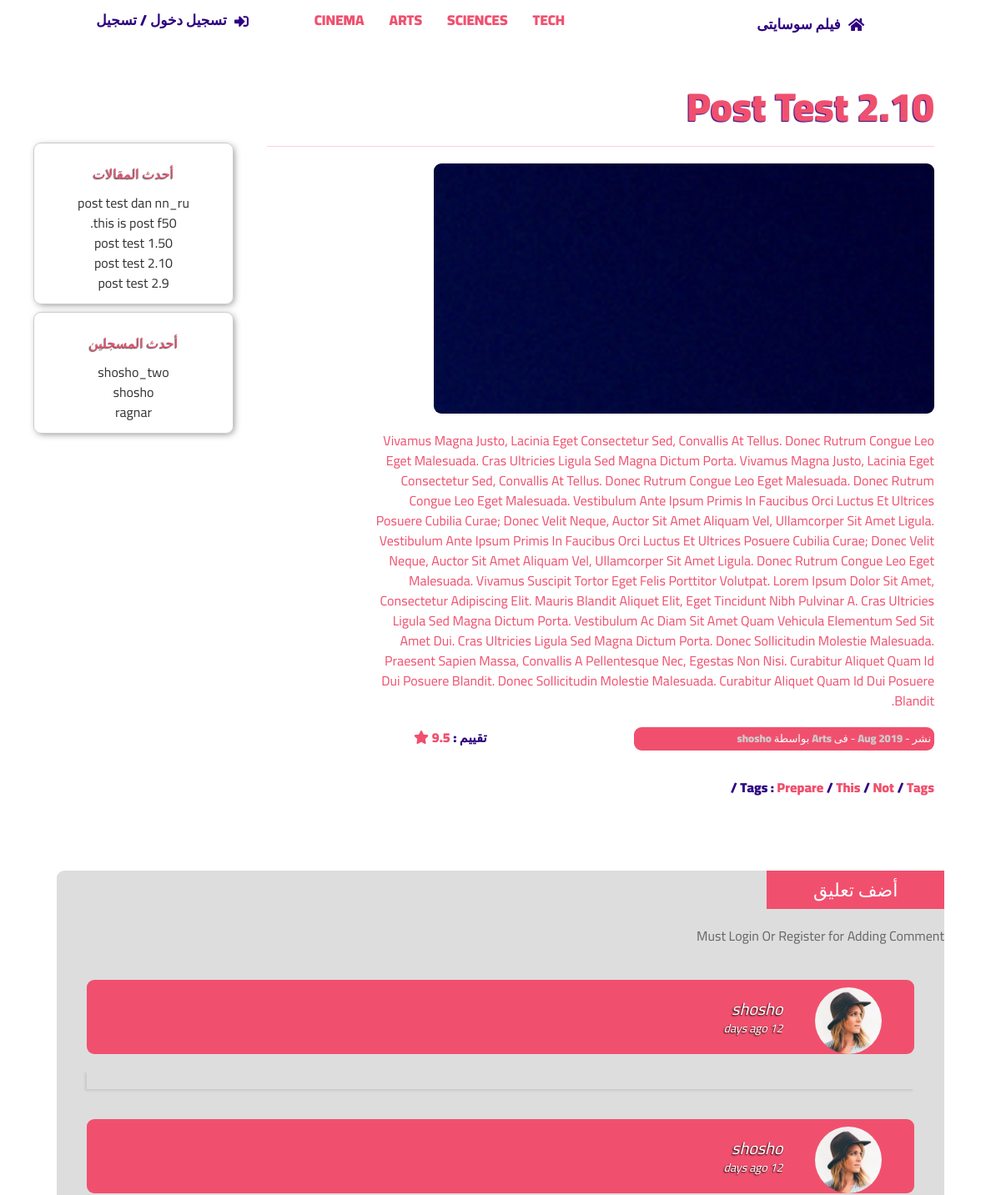
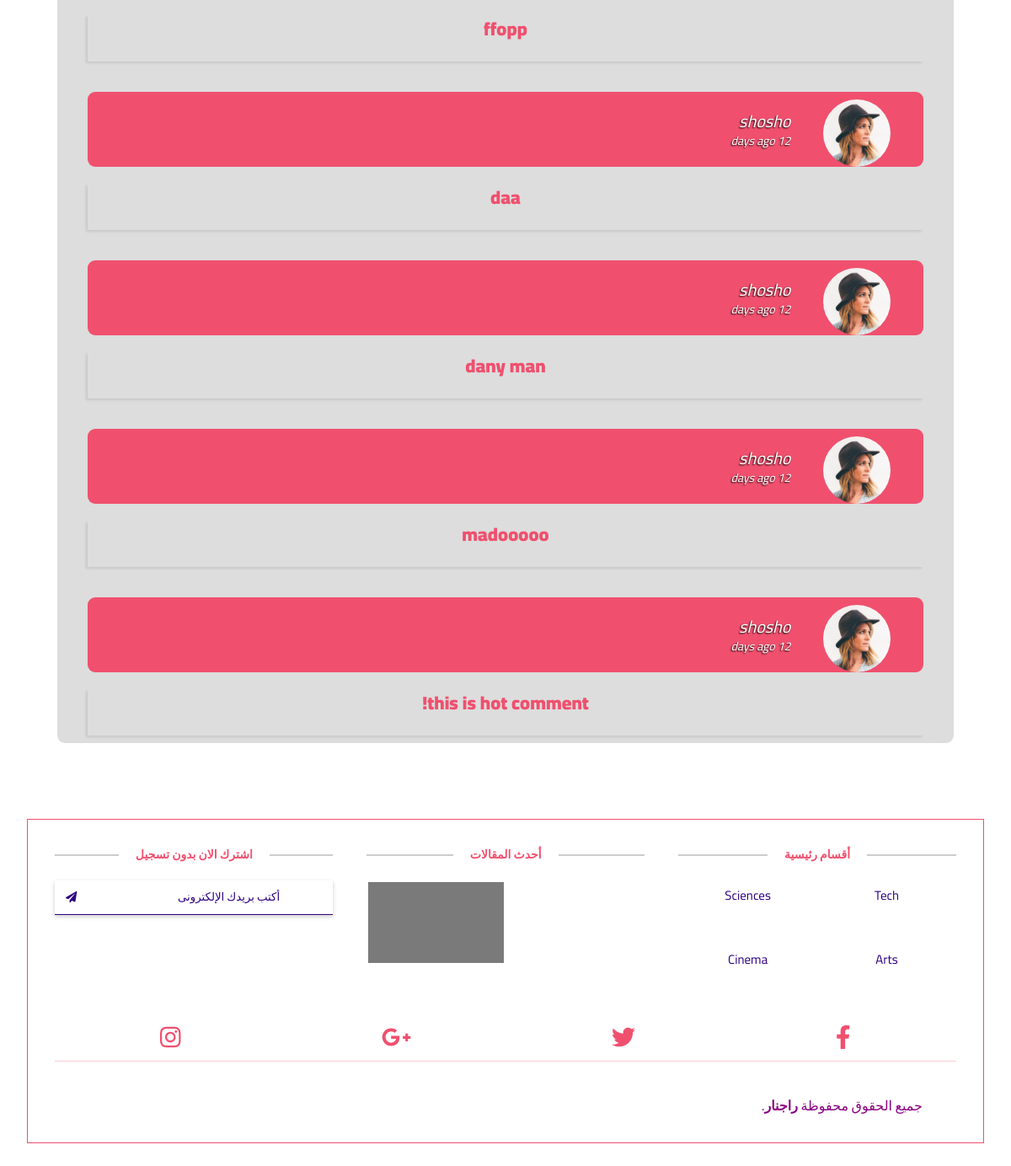
The app's page /posts.php?postid=83, older data (2 pictures, top to bottom).
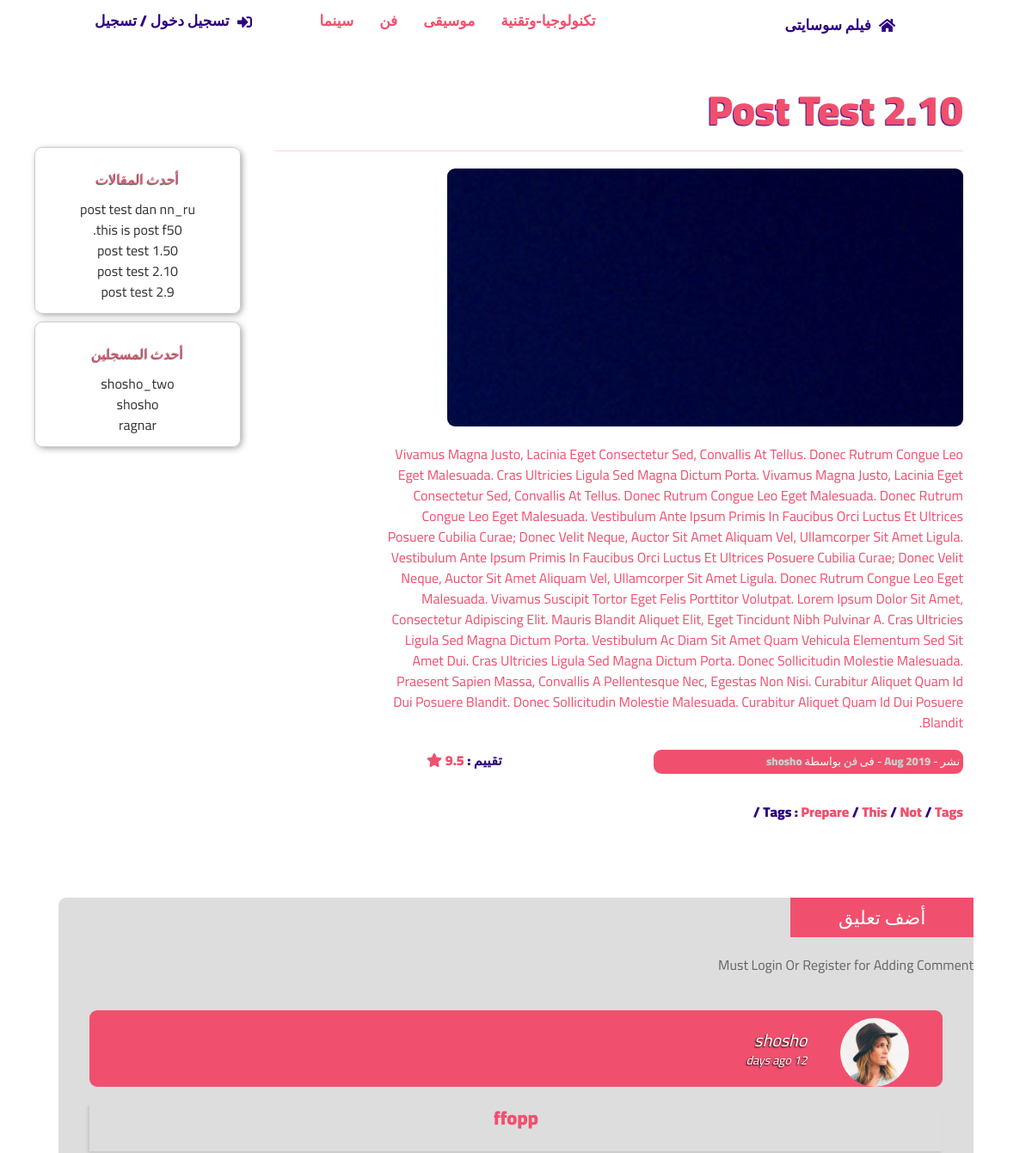
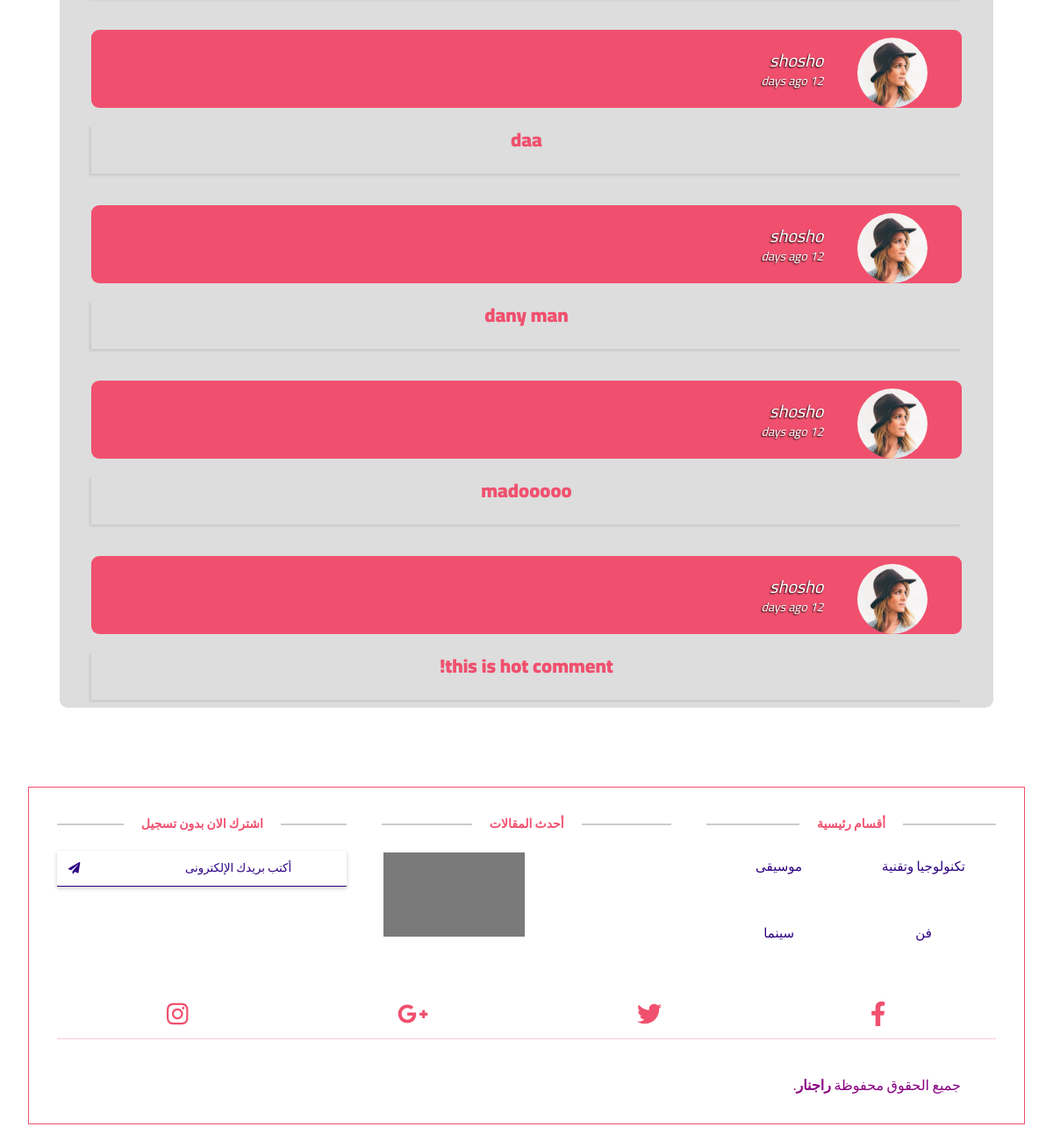
The same page, newer data (2 pictures, top to bottom).
### tables this page shows
CREATE TABLE IF NOT EXISTS `categories` (
  `ID` int(11) NOT NULL,
  `Name` varchar(255) NOT NULL,
  `Description` text NOT NULL,
  `parent` int(11) NOT NULL,
  `Ordering` int(11) DEFAULT NULL,
  `Visibility` tinyint(4) NOT NULL DEFAULT '0',
  `Allow_Comment` tinyint(4) NOT NULL DEFAULT '0',
  `Allow_Ads` tinyint(4) NOT NULL DEFAULT '0'
);

CREATE TABLE IF NOT EXISTS `posts` (
  `Post_ID` int(11) NOT NULL,
  `Name` varchar(255) NOT NULL,
  `Description` text NOT NULL,
  `Image` varchar(255) NOT NULL,
  `Status` varchar(255) NOT NULL,
  `Add_Date` timestamp NOT NULL DEFAULT CURRENT_TIMESTAMP ON UPDATE CURRENT_TIMESTAMP,
  `Rating` float NOT NULL,
  `Approve` tinyint(4) NOT NULL DEFAULT '0',
  `Cat_ID` int(11) NOT NULL,
  `Member_ID` int(11) NOT NULL,
  `tags` varchar(255) DEFAULT NULL
);

CREATE TABLE IF NOT EXISTS `users` (
  `UserID` int(11) NOT NULL COMMENT 'To Identify User',
  `Username` varchar(255) NOT NULL COMMENT 'Username To Login',
  `Password` varchar(255) NOT NULL COMMENT 'Password To Login',
  `Email` varchar(255) NOT NULL,
  `FullName` varchar(255) NOT NULL,
  `GroupID` int(11) NOT NULL DEFAULT '0' COMMENT 'Identify User Group',
  `TrustStatus` int(11) NOT NULL DEFAULT '0' COMMENT 'Seller Rank',
  `RegStatus` int(11) NOT NULL DEFAULT '0' COMMENT 'User Approval',
  `Date` date NOT NULL,
  `avatar` varchar(255) NOT NULL
);

CREATE TABLE IF NOT EXISTS `comments` (
  `c_id` int(11) NOT NULL,
  `comment` text NOT NULL,
  `status` tinyint(4) NOT NULL,
  `comment_date` date NOT NULL,
  `post-id` int(11) NOT NULL,
  `user-id` int(11) NOT NULL
);

### init.php (called while the page is built, shortened)
<?php
include 'admin/connect.php';
$functions = 'includes/functions/';
include $functions . 'functions.php';
  class hook {
    public function inc_header($part = Null, $dash = Null, $header = 'header'){
      $temps = 'includes/templates/';
    return $head = include $temps . $header. $dash . $part. '.php';
    }
    public function inc_footer($part = Null, $dash = Null,$footer = 'footer'){
      $temps = 'includes/templates/';
    return $foot = include $temps . $footer. $dash . $part. '.php';
    }
  }
 ?>

### posts.php (the view, shortened to what the changed rows need)
<?php
include 'init.php';
$hook_up->inc_header();
			$postid = isset($_GET['postid']) && is_numeric($_GET['postid']) ? intval($_GET['postid']) : 0;
			$stmt = $con->prepare("SELECT posts.*, users.Username, categories.Name AS cat_name
                              FROM posts
                              INNER JOIN users
                              ON posts.Member_ID = users.UserID
															INNER JOIN categories
															ON posts.Cat_ID =  categories.ID
                              WHERE Post_ID = ?");
			$stmt->execute(array($postid));
			$posts = $stmt->fetch();
			$count = $stmt->rowCount();
			if ($count > 0) {
				if(isset($session_user)) {
				?>
  <main class="uk-margin-remove uk-container">
    <div class="uk-text-center uk-margin-auto" uk-grid>
      <div class="uk-width-3-4">
        <div class="uk-width-1-1 uk-margin-top">
          <div class="uk-block">
            <h1 class="post_title">
								<?php echo $posts['Name']; ?>
								</h1>
          </div>
					<div class="uk-block">
						<h1 class="uk-margin-top uk-text-left">
								<div class="post_img" style="background-image: url('admin/uploads/posts/<?php echo $posts['Image']; ?>');">
								</h1>
					</div>
          <div class="uk-block">
            <p class="post-content">
              <?php	echo $posts['Description']; ?>
            </p>
          </div>
        </div>
				<div class="uk-width-1-1 uk-margin-top" uk-grid>
					<div class="uk-width-1-2">
	          <p class="post_info">
	            <?php
								if ($posts['Status'] == 1) {
									echo  "نشر";
								} else{
									echo "أرشيف";
								} ?> -
								<span>
								<?php echo date("M Y", strtotime($posts['Add_Date']));?>
							</span> -
								فى
								<span>
									<?php echo $posts['cat_name']; ?>
								</span> بواسطة
								<span>
									<?php echo $posts['Username']; ?>
								</span>
	          </p>
	        </div>
					<div class="uk-width-1-2">
						<p class="post_rating">
							<?php echo 'تقييم : <span>' . $posts['Rating'] . ' <i class="fas fa-star" ></i></span>'; ?>
						</p>
					</div>
				</div>
				<div class="uk-width-1-1 tags">
					<?php
					$post_tags = explode(',', $posts['tags']);
					echo 'Tags :  ';
					foreach ($post_tags as $tag) {
						$tag = str_replace(' ', '', $tag);
						$tag = strtolower($tag);
						echo '<a href="tags.php?tags='.$tag.'">' . $tag .'</a>' . ' / ';
					}
							 ?>
				</div>
      </div>
      <div class="uk-width-1-4">
        <?php include $templates . 'sidebar-post.php'; ?>
      </div>
    </div>
    <?php include $templates . 'comments/comments.php' ?>
  </main>
  <?php
	$hook_up->inc_footer('main', '-');
	}
} else {
  echo '<div class="uk-container">
    			<div class="nice-message">There\'s No Posts To Show</div>
  			</div>';
 }
ob_end_flush();  ?>

### includes/templates/header.php (shortened to what the changed rows need)
<?php global $user_info, $session_user, $current_page;  ?>
  <!DOCTYPE html>
  <html lang="ar" dir="rtl">
  <head>
  </head>
  <body>
    <header class="front_header" uk-sticky uk-grid>
      <?php if(isset($_SESSION['user'])) { ?>
        <nav class="uk-navbar uk-width-1-1 uk-margin-remove" uk-navbar>
          <div class="uk-navbar-left">
            <ul class="uk-navbar-nav">
              <li class="list_home">
                <a href="index.php">
                  فيلم سوسايتى
                  <i class="fas fa-home fa-1x"></i>
                </a>
              </li>
            </ul>
          </div>
          <div class="uk-navbar-right">
            <ul class="uk-navbar-nav">
              <?php if($user_info['GroupID'] != 0 ) { ?>
              <li class="list_homepage">
                <a class="MainColor" href="admin/index.php">
                  <i class="fas fa-tachometer-alt fa-1x"></i>
                </a>
              </li>
            <?php } ?>
              <li class="list_homepage <?php if(isset($current_page) && $current_page == 'add-post.php') { echo " active_upper "; } ?>">
                <a href="add-post.php" class="">
                  <i class="fas fa-edit fa-1x"></i>
                  <?php if($current_page == 'add-post.php') { echo "<span class='uk-text-success'> Add Post</span>"; } ?>
                </a>
              </li>
              <li class="list_homepage <?php if(isset($current_page) && $current_page == 'profile.php') { echo " active_upper "; } ?>">
                <a href="profile.php">
                  <i class="fas fa-user fa-1x"></i>
                  <?php if($current_page == 'profile.php') { echo "<span class='uk-text-success'> Profile</span>"; } ?>
                </a>
              </li>
              <li class="list_homepage">
                <a class="MainColor" href="logout.php">
                  <i class="fas fa-sign-out-alt fa-1x"></i>
                </a>
              </li>
            </ul>
          </div>
        </nav>
        <nav class="uk-navbar uk-width-1-1 uk-margin-remove down_nav" uk-navbar>
          <ul class="uk-navbar-nav uk-margin-auto" uk-grid>
            <?php
            $top_nav_cat = get_all_rec('*', 'categories', 'parent = 0', 'ID DESC', 4);
              foreach ($top_nav_cat as $cat) {
                 ?>
                <li class="list_nav uk-padding-remove <?php if(isset($_GET['page_title']) && $_GET['page_title'] == $cat['Name']) { echo "acitveTwo";} ?>">
                   <?php
                  echo "<a class='a_header' href='categories.php?pageid=".$cat['ID']."&page_title=".str_replace(' ', '-', $cat['Name'])."'>";
                    echo $cat['Name'];
                  echo "</a>"; ?>
                </li>
                <?php
                $down_nav_cat = get_all_rec("*", "sub_categories", "category_id = {$cat['ID']}", "id_sub DESC", 4);
                if (!empty($down_nav_cat)) { ?>
                <ul class="child_cat" uk-dropdown>
                <?php
                foreach ($down_nav_cat as $down) { ?>
                <li>
                  <?php
                  echo "<a href='categories.php?pageid=".$down['id_sub']."&page_title=".str_replace(' ', '-', $down['name_sub'])."'>";
                    echo $down['name_sub'];
                  echo "</a>"; ?>
                </li>
            <?php  }  ?>
          </ul>
        <?php } ?>
            <?php } ?>
          </ul>
        </nav>
        <?php } else{ ?>
          <nav class="uk-navbar uk-width-1-1 uk-margin-remove">
            <div class="uk-navbar-right">
              <ul class="uk-navbar-nav uk-margin-auto" uk-grid>
                <?php
                $top_nav_cat = get_all_rec('*', 'categories', 'parent = 0', 'ID DESC', 4);
                  foreach ($top_nav_cat as $cat) {
                    $dod = str_replace( ' ', '-', $cat['Name']);
                    $zoz = isset($_GET['page_title']) ? $_GET['page_title'] : "";
                     ?>
                    <li class="list_nav uk-padding-remove <?php if(isset($zoz) &&$zoz == $dod) {
                      echo "acitveTwo";}  ?>">
                       <?php
                      echo "<a class='a_header' href='categories.php?pageid=".$cat['ID']."&page_title=".str_replace(' ', '-', $cat['Name'])."'>";
                        echo $dod;
                      echo "</a>"; ?>
                    </li>
                <?php } ?>
              </ul>
            </div>
          </nav>
          <?php } ?>
    </header>

### includes/templates/sidebar-post.php
<div class="latest_posts">
<h4>أحدث المقالات</h4>
<?php $latest_comments = get_latest('*', 'posts', 'Post_ID', 5); ?>
<ul>
  <?php foreach ($latest_comments as $latest) { ?>
  <li>
    <a href="posts.php?postid='.$latest['Post_ID'].'">
      <?php echo $latest['Name']; ?>
    </a>
  </li>
<?php } ?>
</ul>
</div>
<div class="latest_users">
<h4>أحدث المسجلين</h4>
<?php $latest_users = get_latest('*', 'users', 'UserID', 5);
echo '<ul>';
foreach ($latest_users as $latest_user) {
echo '<li><a href="profile.php">'. $latest_user['Username'] .'</a></li>';
}
echo '</ul>';
?>
</div>

### includes/templates/comments/comment-box.php (shortened to what the changed rows need)
<?php
$stmt = $con->prepare("SELECT comments.*, users.Username
								FROM
								 comments
									INNER JOIN users
								 ON
									comments.`user-id` = users.UserID
									WHERE `post-id` = ?
									AND status = 1
									ORDER BY
									c_id DESC");
$stmt->execute(array($posts['Post_ID']));
$comments = $stmt->fetchAll();
if (!empty($comments)) { ?>
<div class="hold_comment">
<?php foreach ($comments as $comment) { ?>
<ul class="uk-comment-list">
	<li>
			<article class="uk-comment uk-visible-toggle" tabindex="-1">
					<header class="uk-comment-header uk-position-relative">
							<div class="uk-grid-medium uk-flex-middle hold_comment_box" uk-grid>
									<div class="uk-width-auto">
											<img class="uk-comment-avatar" src="avatar.jpg" width="80" height="80" alt="">
									</div>
									<div class="uk-width-expand">
											<h4 class="uk-comment-title uk-margin-remove"><a class="uk-link-reset" href="#"><?php echo $comment['Username']; ?></a></h4>
											<p class="uk-comment-meta uk-margin-remove-top"><a class="uk-link-reset" href="#">12 days ago</a></p>
									</div>
							</div>
					</header>
					<div class="uk-comment-body">
							<p><?php echo $comment['comment']; ?></p>
					</div>
			</article>
	</li>
</ul>
<?php } ?>
</div>
<?php } ?>

### includes/templates/footer-main.php (shortened to what the changed rows need)
<footer class="hold_footer">
  <div class="" uk-grid>
    <div class="uk-width-1-3@l uk-width-1-3@m uk-width-1-1@s">
      <div class="single_footer">
        <h4>أقسام رئيسية</h4>
        <ul class="uk-width-1-1" uk-grid>
        <?php
        $footer_cat = get_all_rec('*', 'categories', 'parent = 0', 'ID DESC',4);
        foreach ($footer_cat as $cat) { ?>
            <li class="uk-width-1-2">
              <?php
              echo "<a href='categories.php?pageid=".$cat['ID']."&page_title=".str_replace(' ', '-', $cat['Name'])."'>";
              echo $cat['Name'];
              echo "</a>";
              ?>
            </li>
          <?php  }  ?>
        </ul>
      </div>
    </div>
    <div class="uk-width-1-3@l uk-width-1-3@m uk-width-1-1@s">
      <div class="single_footer single_footer_address">
        <h4>أحدث المقالات</h4>
        <div class="hold_latest">
              <?php
              $latest_posts = get_all_rec('*', 'posts', '', 'Post_ID DESC',2);
              foreach ($latest_posts as $latest) { ?>
                <div class="uk-inline-clip uk-transition-toggle uk-light _latest_posts" style="background-image: url('admin/uploads/posts/<?php echo $latest['Image']; ?>')" tabindex="0">
                  <div class="uk-overlay-primary uk-height-1-1">
                </div>
              </div>
            <?php  } ?>
    </div>
  </div>
  </div>
    <div class="uk-width-1-3@l uk-width-1-3@m uk-width-1-1@s">
      <div class="single_footer single_footer_address">
        <h4>اشترك الان بدون تسجيل</h4>
        <div class="signup_form">
          <form action="#" class="subscribe">
            <input type="text" class="subscribe__input" placeholder="أكتب بريدك الإلكترونى">
            <button type="button" class="subscribe__btn"><i class="fas fa-paper-plane"></i></button>
          </form>
        </div>
      </div>
    </div>
</div>
  <div class="uk-margin-remove" uk-grid>
    <div class="uk-width-1-1@s social_profile">
        <ul>
          <li><a href="#"><i class="fab fa-facebook-f"></i></a></li>
          <li><a href="#"><i class="fab fa-twitter"></i></a></li>
          <li><a href="#"><i class="fab fa-google-plus-g"></i></a></li>
          <li><a href="#"><i class="fab fa-instagram"></i></a></li>
        </ul>
    </div>
    <div class="uk-width-1-1@s">
      <p class="copyright">جميع الحقوق محفوظة <a href="#">راجنار</a>.</p>
    </div>
  </div>
</footer>
  </body>
  </html>

Row changes from the older to the newer data that the page shows:
removed categories: Name "TECH", Name "Tech"
removed categories: Name "SCIENCES", Name "Sciences"
removed categories: Name "CINEMA", Name "Cinema"
removed comments: Username "shosho"
added categories: Name "تكنولوجيا-وتقنية", Name "تكنولوجيا وتقنية"
added categories: Name "موسيقى"
changed categories (number 3 of 4 on the later page): Name "ARTS" → "فن"; Name "Arts" → "فن"
added categories: Name "سينما"
changed through a linked row, posts "post test 2.10": Cat_ID.Name "Arts" → "فن"
